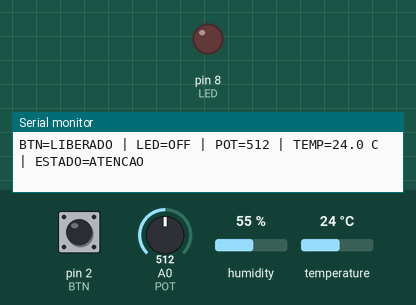
Recording of a sketch running on a simulated Arduino Uno, built with avr-gcc and run on an emulated ATmega328P. On the bench: output pins drawn as LEDs (lit = HIGH), the last lines printed to the serial monitor. Inputs (shaded band) come from the test bench; at power-on: pin 2 (BTN) HIGH, A0 (POT) = 512, humidity 55 %, temperature 24 °C.

Above: at 1.8 s.
1.9 s: pin 2 (BTN) pulled LOW for 1.2 s
At 2.4 s:
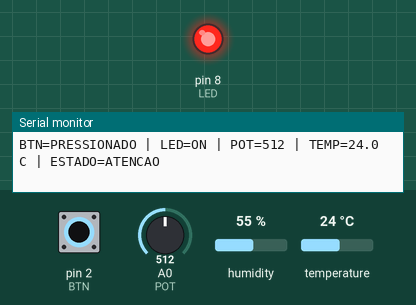
8.5 s: pin 2 (BTN) pulled LOW for 1.2 s
At 10.9 s:
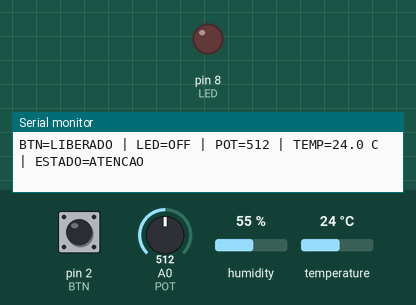
11.2 s: pin 2 (BTN) pulled LOW for 3.2 s
At 12.7 s:
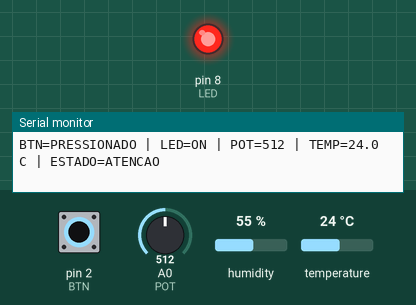
Timing chart, 0 to 16.6 s (numbered marks = the images above; inputs shaded):
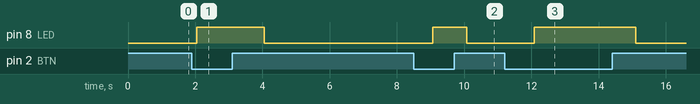

The sketch:

sketch.ino
```cpp
/*
 * UC Sistemas Automatizados — Semana 2
 * Estação de monitoramento: processos, sensores e transdutores
 * Autor: Lucas Antonio Gomes (RA 823126987)
 *
 * Mapa de pinos
 *   BTN    D2  pushbutton (outro terminal em GND)  INPUT_PULLUP: liberado = HIGH, pressionado = LOW
 *   LED    D8  LED + resistor 220 ohm até GND       saída de sinalização
 *   POT    A0  potenciômetro (VCC 5V, GND, SIG A0)  variável contínua, 0..1023
 *   DHTPIN D4  DHT22 (VCC 5V, GND, DATA D4)         temperatura simulada em °C
 *
 * Regras (prioridade de cima para baixo):
 *   1. FALHA DE SENSOR : temperatura inválida (NaN)
 *   2. ALARME          : alarme de temperatura (histerese 40/37 °C) OU bruto >= 750
 *   3. ATENCAO         : t >= 30 °C OU bruto >= 400
 *   4. NORMAL          : nenhuma regra anterior satisfeita
 *   O botão comanda o LED diretamente e não altera o estado.
 */
#include <DHT.h>

const int BTN = 2;
const int LED = 8;
const int POT = A0;
#define DHTPIN 4
#define DHTTYPE DHT22

// Limites do protótipo (requisitos)
const int   POT_ATENCAO   = 400;   // 400..749  -> ATENCAO
const int   POT_ALARME    = 750;   // 750..1023 -> ALARME
const float T_ATENCAO     = 30.0;  // 30 a <40 °C -> ATENCAO
const float T_ALARME_LIGA = 40.0;  // liga o alarme de temperatura
const float T_ALARME_DESL = 37.0;  // desliga somente em 37 °C ou menos (histerese)

DHT dht(DHTPIN, DHTTYPE);

// Precisa ficar fora de loop(): guarda o estado anterior entre ciclos
bool alarmeTemperatura = false;

// Exercício adicional 1 — classificação com prioridade explícita (sem histerese)
const char* classificar(float t, int bruto) {
  if (isnan(t)) return "FALHA DE SENSOR";
  if (t >= T_ALARME_LIGA || bruto >= POT_ALARME) return "ALARME";
  if (t >= T_ATENCAO || bruto >= POT_ATENCAO) return "ATENCAO";
  return "NORMAL";
}

// Exercício adicional 2 — histerese do alarme de temperatura
void atualizarAlarmeTemperatura(float t) {
  if (isnan(t)) return;
  if (!alarmeTemperatura && t >= T_ALARME_LIGA) {
    alarmeTemperatura = true;          // liga em 40 °C
  } else if (alarmeTemperatura && t <= T_ALARME_DESL) {
    alarmeTemperatura = false;         // desliga em 37 °C
  }
}

const char* classificarComHisterese(float t, int bruto) {
  if (isnan(t)) return "FALHA DE SENSOR";
  atualizarAlarmeTemperatura(t);
  if (alarmeTemperatura || bruto >= POT_ALARME) return "ALARME";
  if (t >= T_ATENCAO || bruto >= POT_ATENCAO) return "ATENCAO";
  return "NORMAL";
}

void setup() {
  pinMode(BTN, INPUT_PULLUP);
  pinMode(LED, OUTPUT);
  Serial.begin(9600);
  dht.begin();
  Serial.println("Estacao de monitoramento - Semana 2");
}

void loop() {
  // 1. Adquirir entradas
  bool detectado = digitalRead(BTN) == LOW;   // corrige a inversão do pull-up
  int bruto = analogRead(POT);
  float t = dht.readTemperature();

  // 2. Atuar: o botão comanda o LED diretamente
  digitalWrite(LED, detectado ? HIGH : LOW);

  // 3. Decidir
  const char* estado = classificarComHisterese(t, bruto);

  // 4. Diagnosticar / publicar
  Serial.print("BTN=");
  Serial.print(detectado ? "PRESSIONADO" : "LIBERADO");
  Serial.print(" | LED=");
  Serial.print(detectado ? "ON" : "OFF");
  Serial.print(" | POT=");
  Serial.print(bruto);
  Serial.print(" | TEMP=");
  if (isnan(t)) {
    Serial.print("INVALIDA");
  } else {
    Serial.print(t, 1);
    Serial.print(" C");
  }
  Serial.print(" | ESTADO=");
  Serial.println(estado);

  delay(1000);
}
```

Measured:
- after the input at 1.9 s, pin 8 (LED): LOW → HIGH after 0.15 s, → LOW 2.0 s later
- after the input at 8.5 s, pin 8 (LED): LOW → HIGH after 0.57 s, → LOW 1.0 s later
- after the input at 11.2 s, pin 8 (LED): LOW → HIGH after 0.89 s, → LOW 3.0 s later
